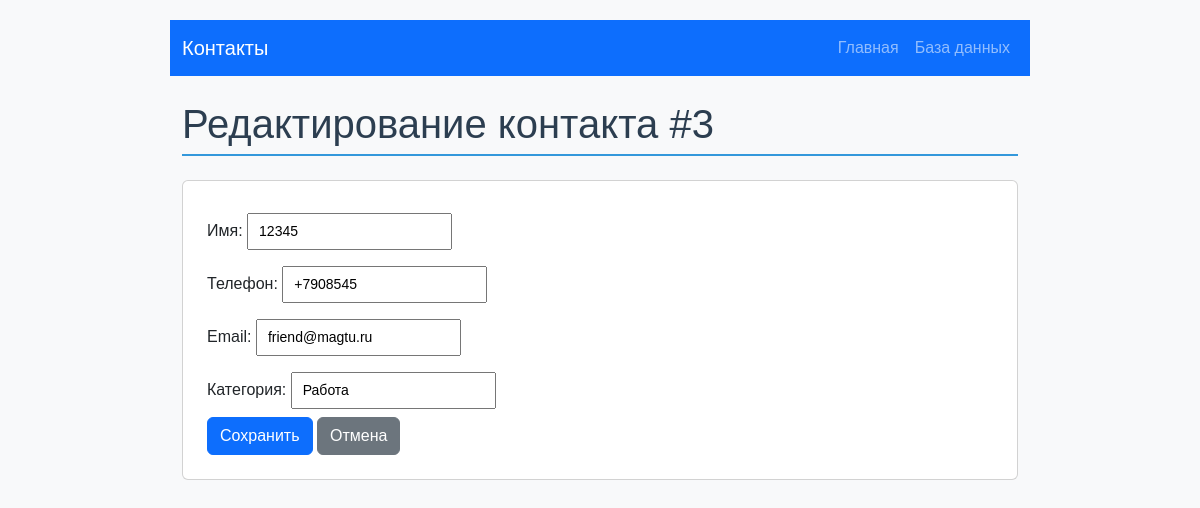
/db/3/edit/, run on the app's committed database.
### contacts/models.py (models this page shows, shortened)
class Contact(models.Model):
    name = models.CharField("Имя", max_length=100)
    phone = models.CharField("Телефон", max_length=20)
    email = models.EmailField("Email")
    category = models.CharField("Категория", max_length=50)
    created_at = models.DateTimeField("Создан", auto_now_add=True)
    class Meta:
        verbose_name = "Контакт"
        verbose_name_plural = "Контакты"
        constraints = [
            models.UniqueConstraint(
                fields=["email", "phone"],
                name="unique_email_phone",
            )
        ]

### contacts/views.py (the view)
# urls.py: path("db/<int:pk>/edit/", views.edit_contact, name="edit_contact"),
def edit_contact(request, pk):
    contact = get_object_or_404(Contact, pk=pk)
    if request.method == "POST":
        form = ContactModelForm(request.POST, instance=contact)
        if form.is_valid():
            try:
                form.save()
                messages.success(request, "Контакт обновлён")
                return redirect("db_list")
            except IntegrityError:
                messages.error(request, "Такой контакт уже существует")
        else:
            messages.error(request, "Исправьте ошибки формы")
    else:
        form = ContactModelForm(instance=contact)
    return render(request, "contacts/edit.html", {"form": form, "contact": contact})

### contacts/forms.py (shortened to what this page needs)
class ContactModelForm(forms.ModelForm):
    class Meta:
        model = Contact
        fields = ["name", "phone", "email", "category"]

### contacts/templates/contacts/edit.html (shortened to what this page needs)
{% extends "contacts/base.html" %}
{% block content %}
<h1 class="mb-4">Редактирование контакта #{{ contact.id }}</h1>
<form method="post" class="card p-4">
    {{ form.as_p }}
    <div>
        <button type="submit" class="btn btn-primary">Сохранить</button>
        <a href="{% url 'db_list' %}" class="btn btn-secondary">Отмена</a>
    </div>
</form>
{% endblock %}

### contacts/static/contacts/css/style.css (style rules this page uses)
body { font-family: Arial, sans-serif; max-width: 900px; margin: 20px auto; padding: 0 20px; background: #f5f7fa; color: #222; }
h1 { color: #2c3e50; border-bottom: 2px solid #3498db; padding-bottom: 6px; }
form p { margin: 8px 0; }
input, select, button { padding: 6px 10px; font-size: 14px; }
button { background: #3498db; color: #fff; border: none; border-radius: 4px; cursor: pointer; }

### data on the page
Contact: id "3", name "12345", phone "+7908545", email "friend@magtu.ru", category "Работа"
